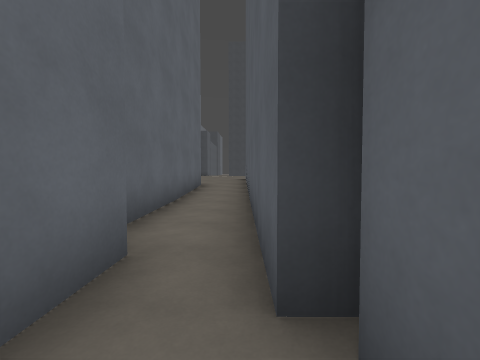
View 1 (above)

24 first-person views from a walk through a Godot game level. The camera is 1.5 m above the floor, tilts 2° down and sees 90° across. The floor is counted in squares, 2 m on a side. Each view is taken from the middle of a square. On the plan, view 1 faces up. The plan holds only what a view shows up to about 9 squares ahead; the rest is blank. The place goes on beyond the plan. Surface patterns are stand-ins for the level's own textures.

View 2
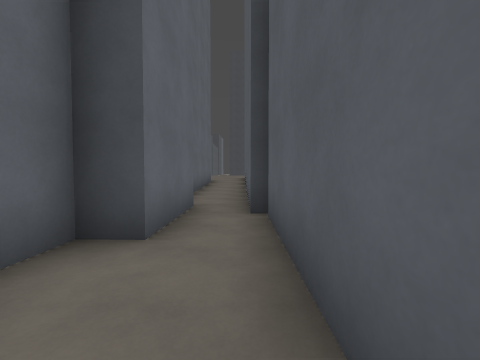

View 3
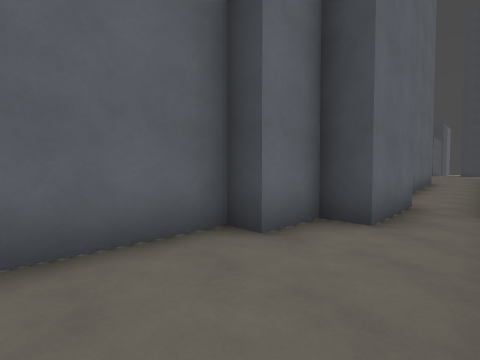

View 4
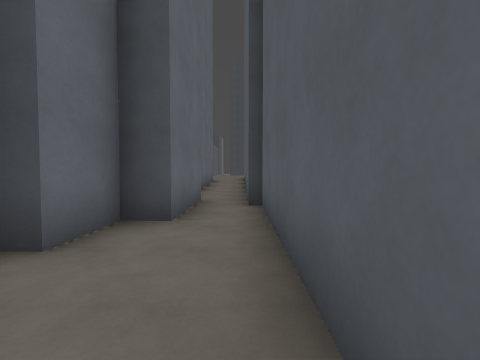

View 5
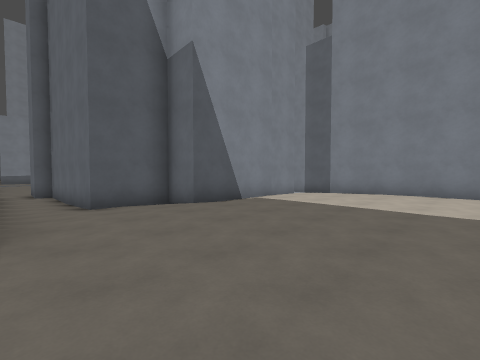

View 6
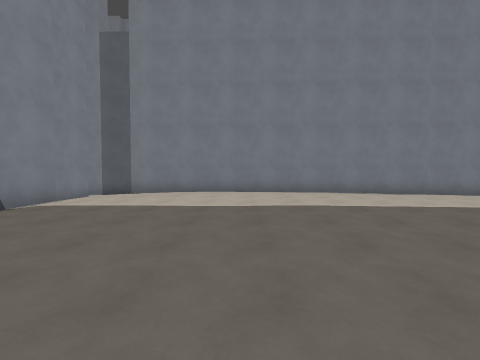

View 7
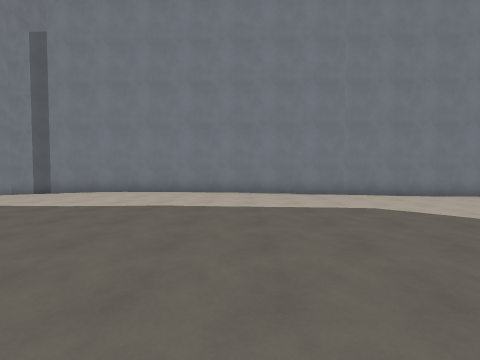

View 8
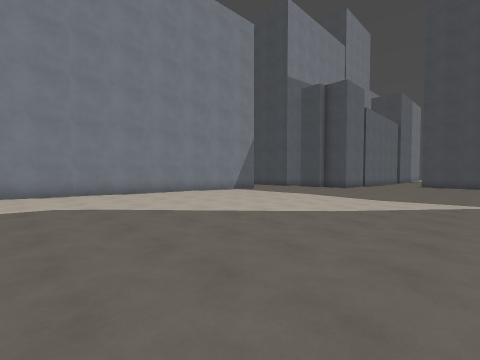

View 9
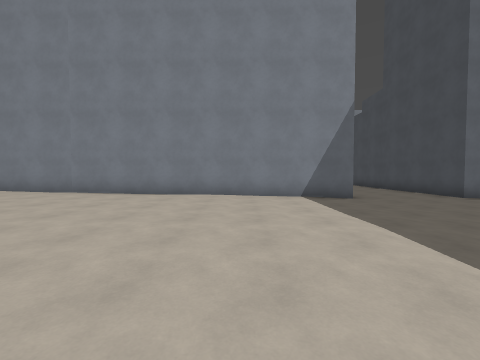

View 10
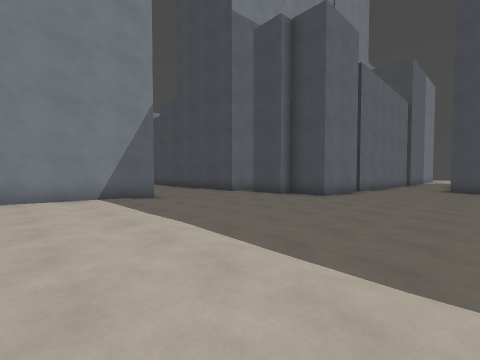

View 11
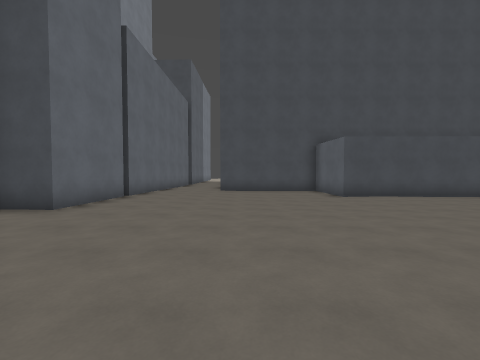

View 12
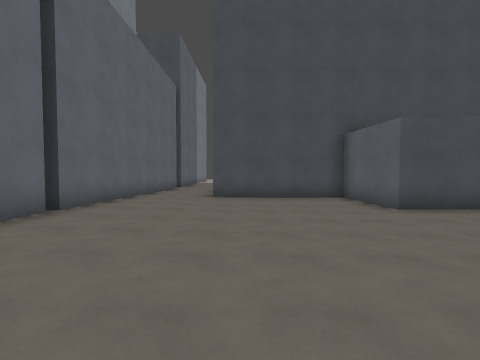

View 13
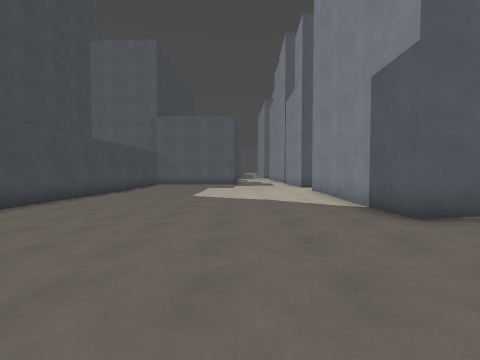

View 14
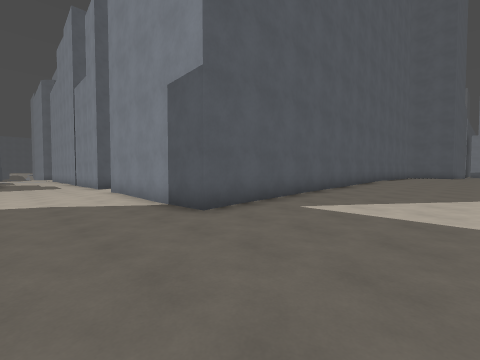

View 15
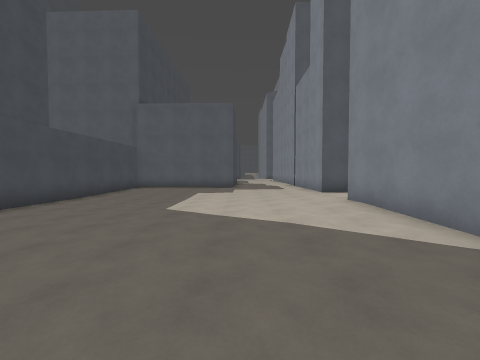

View 16
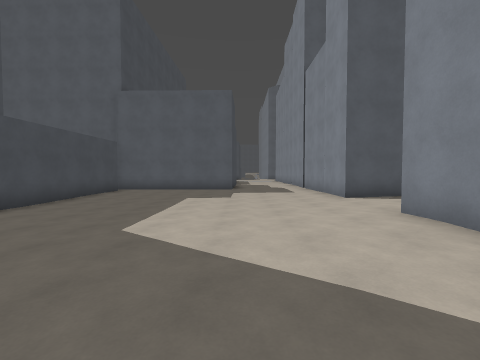

View 17
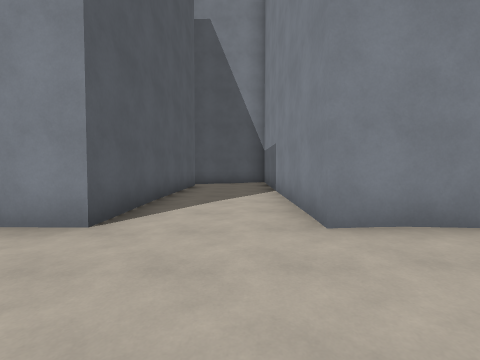

View 18
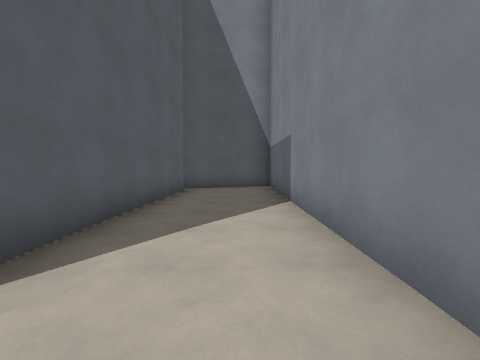

View 19
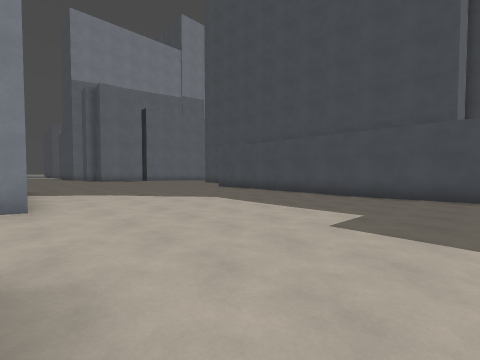

View 20
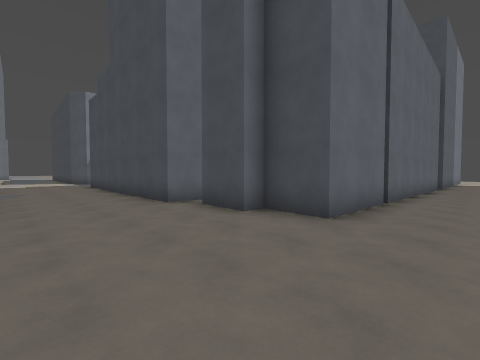

View 21
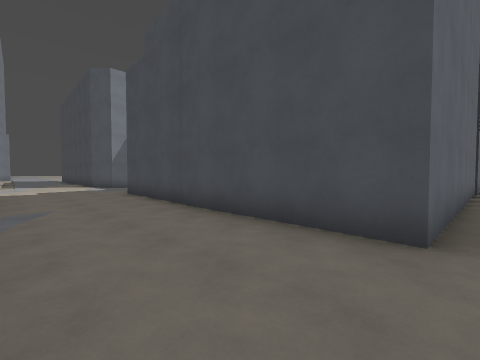

View 22
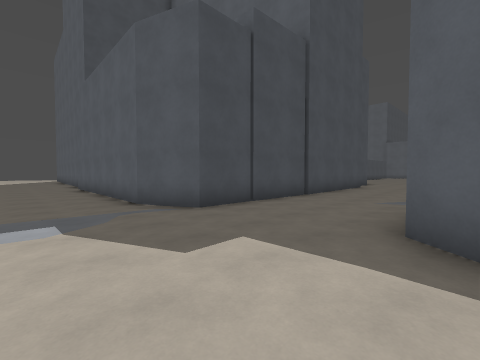

View 23
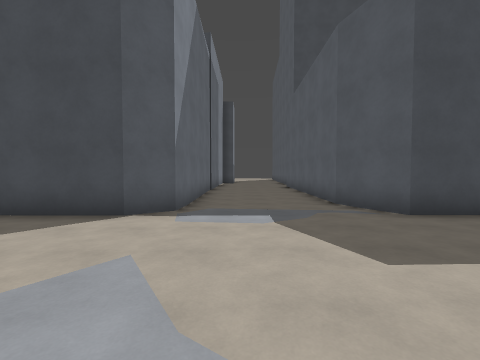

View 24
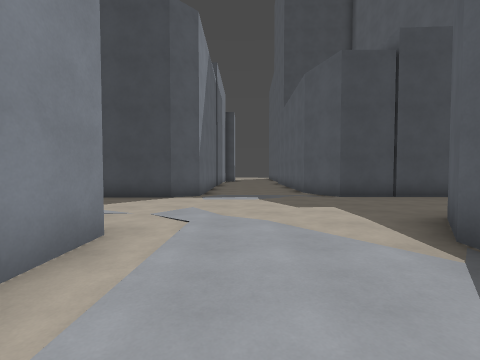

### Floor plan
Key: @ floor where view 1 was taken; # wall or solid block; . main floor; : floor 0.25 m higher than the main floor; - floor 0.25 m lower than the main floor; + floor 0.5 m higher than the main floor; * floor 0.75 m higher than the main floor; / step, stairs or slope.
Columns run from 23 left of view 1 to 13 right of it. Each row starts with its distance up from view 1.
 43                    --
 42               #   #--######
 41    --.        #.  #.------#
 40    -..#       #.  #.------#
 39  #--..#       #.  #..-----###########
 38  #---.#       #.  #..----------------
 37  #---.#       #.  #..----------------
 36  #----#       #.  #...---------------
 35 ##-...####    #.###......--.---------
 34 .........######................------
 33 .................................----
 32 ..................................---
 31  ...................................-
 30  #....#       #....:.....:######..##.
 29  #....#       #::::::..:::#    #:.###
 28   ...         #:::::::::::#    #::#
 27    .          #:::::::::::#    #::#
 26               #:::::::::::#    #::#
 25               #:+++:::::::#    #::#
 24               #:++++:::::+#    #::#
 23               #:+++++:::++     #:::
 22               #+++++++:++      ####
 21               #++++++++++
 20               #++++++++++
 19               #++++++++
 18               #+++++++++
 17               #+**+++++
 16               #+***++++
 15               #+**++++++
 14               #+**++++++
 13               #+**++++++
 12               #+***+++++
 11               #/*+++++++
 10                  ###++++
  9               ##   #:://
  8                    ###::#
  7                      #..#
  6                      #..#
  5                      #..#
  4                      #--#
  3                      #--#
  2                      ##-#
  1                       #-#
  0                      ##@#
 -1                     ##--#
 -2                     #---#
 -3                     #---#
 -4                     #---#

Positions as (right, up) in squares from view 1, and headings:
1: (0, 0), facing up
2: (0, -3), facing up
3: (0, -4), facing up-left
4: (0, -4), facing up
5: (0, 15), facing down-left
6: (0, 15), facing left
7: (0, 18), facing left
8: (1, 20), facing up-left
9: (-1, 27), facing left
10: (-1, 27), facing up-left
11: (-1, 30), facing up
12: (-1, 33), facing up
13: (-1, 33), facing right
14: (-1, 33), facing down-right
15: (2, 33), facing right
16: (4, 33), facing right
17: (9, 33), facing down
18: (9, 31), facing down
19: (13, 30), facing up-left
20: (-3, 31), facing up-left
21: (-8, 31), facing up-left
22: (-20, 30), facing up-right
23: (-20, 30), facing up
24: (-20, 27), facing up
